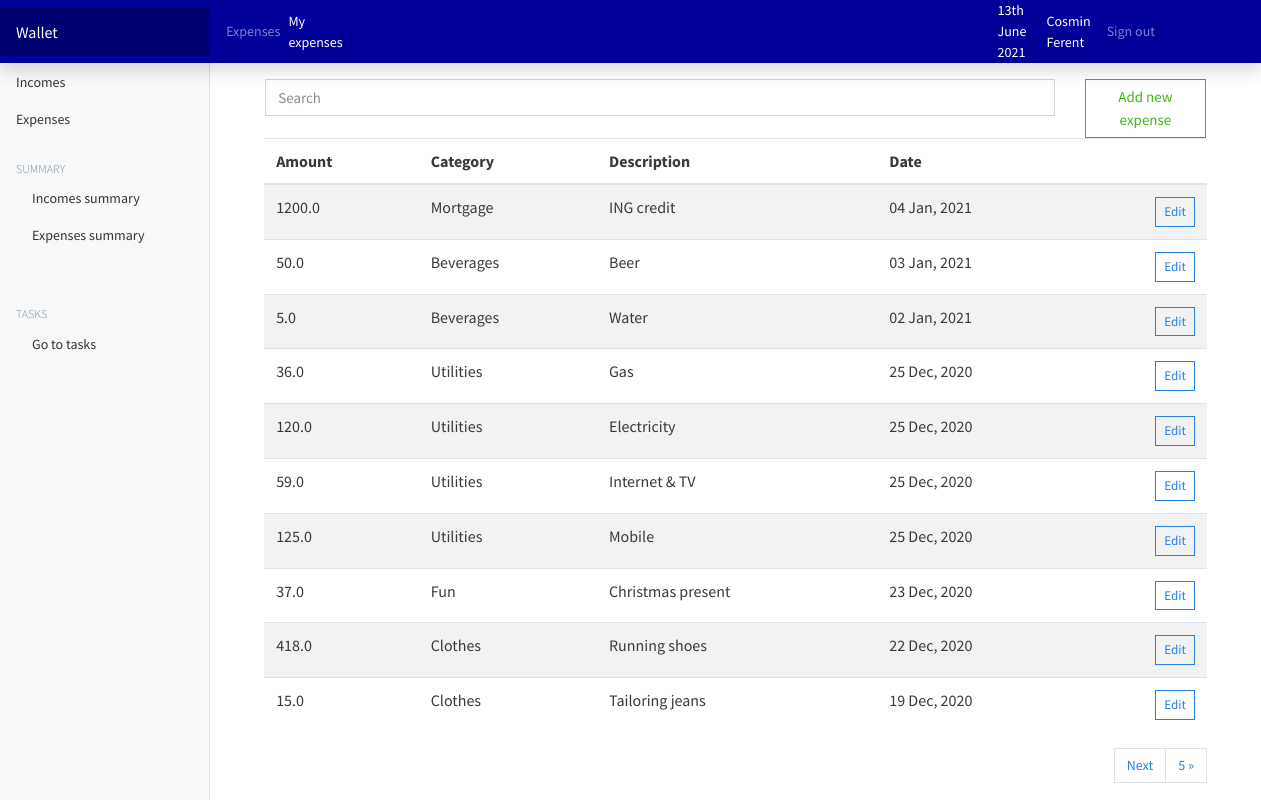
The app's page /wallet/expenses/ (signed in) with its own data.
### wallet/models.py (models this page shows, shortened)
class Expense(models.Model):
    owner = models.ForeignKey(to=User, on_delete=models.CASCADE)
    category = models.CharField(max_length=250)
    description = models.TextField()
    amount = models.FloatField()
    date = models.DateField(default=now)
    class Meta:
        ordering: ['-date']

### wallet/views.py (the view)
# urls.py: path('expenses/', views.my_expenses, name='expenses'),
@login_required(login_url='/authentication/login/')
def my_expenses(request):
    expenses = Expense.objects.filter(owner=request.user).order_by('-date')
    paginator = Paginator(expenses, 10)
    page_number = request.GET.get('page')
    page_object = Paginator.get_page(paginator, page_number)
    context = {
        'expenses': expenses,
        'page_object': page_object,
    }
    return render(request, 'wallet/expenses.html', context)

### wallet/templates/wallet/expenses.html (shortened to what this page needs)
{% extends 'wallet/base.html' %}
{% load static %}
        {% block topmenu %}
            <li class="nav-item text-nowrap mr-2"><a class="nav-link" href="{% url 'expenses' %}">Expenses</a></li>
            <li class="breadcrumb-item active" style="color: white;" aria-current="page">My expenses</li>
        {% endblock %}
        {% block content %}
            <div class="container mt-3">
                <div class="row">
                    <div class="col-md-10">
                        <div class="form-group ml-3">
                            <input type="text" class="form-control" id="searchField" placeholder="Search">
                        </div>
                    </div>
                    <div class="col-md-2">
                        <a href="{% url 'add-expense' %}" class="btn btn-outline-success  float-right mr-3">Add new expense</a>
                    </div>
                </div>
                <div class="container">
                    {% if expenses.count %}
                        <div class="app-table">
                            <table class="table table-striped table-hover">
                                <thead>
                                    <tr>
                                        <th>Amount</th>
                                        <th>Category</th>
                                        <th>Description</th>
                                        <th>Date</th>
                                        <th></th>
                                    </tr>
                                </thead>
                                <tbody>
                                    {% for expense in page_object %}
                                        <tr>
                                            <td>{{ expense.amount }}</td>
                                            <td>{{ expense.category }}</td>
                                            <td>{{ expense.description }}</td>
                                            <td>{{ expense.date | date:'d M, Y' }}</td>
                                            <td><a href="{% url 'edit-expense' expense.id %}" class="btn btn-outline-primary btn-sm float-right mr-auto">Edit</a></td>
                                        </tr>
                                    {% endfor %}
                                </tbody>
                            </table>
                        </div>
                        <div class="pagination-container">
                            <ul class="pagination align-right float-right mr-auto">
                                {% if page_object.has_next %}
                                    <li class="page-item">
                                        <a class="page-link" href="?page={{ page_object.next_page_number }}">Next</a>
                                    </li>
                                    <li class="page-item">
                                        <a class="page-link" href="?page={{ page_object.paginator.num_pages }}">{{ page_object.paginator.num_pages}} &raquo;</a>
                                    </li>
                                {% endif %}
                            </ul>
                        </div>
                    {% endif %}
                </div>
            </div>
        {% endblock %}

### wallet/templates/wallet/base.html (shortened to what this page needs)
{% load static %}
<html lang="en">
    <head>
        <link href="{% static 'wallet/css/bootstrap.min.css' %}" rel="stylesheet">
        <link href="{% static 'wallet/css/main.css' %}" rel="stylesheet">
        <link href="{% static 'wallet/css/dashboard.css' %}" rel="stylesheet">
    </head>
    <body>
        <nav class="navbar navbar-dark sticky-top flex-md-nowrap p-0 shadow" style="background-color: #000099;">
            <a class="navbar-brand col-md-3 col-lg-2 mr-0 px-3" href="{% url 'wallet-home' %}">Wallet</a>
            <ul class="navbar-nav px-3" style="display: flex; flex-direction: row; align-items: center;">
                {% block topmenu %}
                {% endblock %}
                <li style="color: white; padding-right: 20px">{% now "jS F Y" %}</li>
                <li class="" style="color: white;">{{ request.user.get_full_name }}</li>
                <li class="nav-item text-nowrap">
                    <a class="nav-link ml-3" href="{% url 'logout' %}">Sign out</a>
                </li>
            </ul>
        </nav>
        <div class="container-fluid">
            <div class="row">
                {% include 'wallet/partials/_sidebar.html' %}
                <main role="main" class="col-md-9 ml-sm-auto col-lg-10 px-md-4">
                    {% block content %}
                    {% endblock %}
                </main>
            </div>
        </div>
    </body>
</html>

### wallet/templates/wallet/partials/_sidebar.html (shortened to what this page needs)
{% load static %}
<nav id="sidebarMenu" class="col-md-3 col-lg-2 d-md-block bg-light sidebar collapse">
    <div class="sidebar-sticky pt-3">
        <ul class="nav flex-column">
            <li class="nav-item"><a class="nav-link" href="{% url 'incomes' %}">Incomes</a></li>
            <li class="nav-item"><a class="nav-link" href="{% url 'expenses' %}">Expenses</a></li>
        </ul>
        <h6 class="sidebar-heading d-flex justify-content-between align-items-center px-3 mt-4 mb-1 text-muted">
            <span>Summary</span>
        </h6>
        <ul class="nav flex-column mb-2">
            <li class="nav-item ml-3"><a class="nav-link" href="{% url 'incomes-summary' %}">Incomes summary</a></li>
            <li class="nav-item ml-3"><a class="nav-link" href="{% url 'expenses-summary' %}">Expenses summary</a></li>
        </ul>
        <br>
        <h6 class="sidebar-heading d-flex justify-content-between align-items-center px-3 mt-4 mb-1 text-muted">
            <span>Tasks</span>
        </h6>
        <ul class="nav flex-column mb-2">
            <li class="nav-item ml-3"><a class="nav-link" href="{% url 'todos' %}">Go to tasks</a></li>
        </ul>
    </div>
</nav>

### authentication/templates/authentication/partials/_messages.html (shortened to what this page needs)
{% load static %}

### walletwebsite/static/wallet/css/dashboard.css (style rules this page uses)
body { font-size: .875rem; }
.sidebar { position: fixed; top: 0; bottom: 0; left: 0; z-index: 100; padding: 48px 0 0; box-shadow: inset -1px 0 0 rgba(0, 0, 0, .1); }
.sidebar-sticky { position: relative; top: 0; height: calc(100vh - 48px); padding-top: .5rem; overflow-x: hidden; overflow-y: auto; }
.sidebar .nav-link { font-weight: 500; color: #333; }
.sidebar-heading { font-size: .75rem; text-transform: uppercase; }
.navbar-brand { padding-top: .75rem; padding-bottom: .75rem; font-size: 1rem; background-color: rgba(0, 0, 0, .25); box-shadow: inset -1px 0 0 rgba(0, 0, 0, .25); }

### records on screen
Expense: amount "1200.0", category "Mortgage", description "ING credit", date "04 Jan, 2021"
Expense: amount "50.0", category "Beverages", description "Beer", date "03 Jan, 2021"
Expense: amount "5.0", category "Beverages", description "Water", date "02 Jan, 2021"
Expense: amount "36.0", category "Utilities", description "Gas", date "25 Dec, 2020"
Expense: amount "120.0", category "Utilities", description "Electricity", date "25 Dec, 2020"
Expense: amount "59.0", category "Utilities", description "Internet & TV", date "25 Dec, 2020"
Expense: amount "125.0", category "Utilities", description "Mobile", date "25 Dec, 2020"
Expense: amount "37.0", category "Fun", description "Christmas present", date "23 Dec, 2020"
Expense: amount "418.0", category "Clothes", description "Running shoes", date "22 Dec, 2020"
Expense: amount "15.0", category "Clothes", description "Tailoring jeans", date "19 Dec, 2020"

### other values on screen
{{ request.user.get_full_name }} "Cosmin Ferent"
{{ page_object.paginator.num_pages }} "5"
